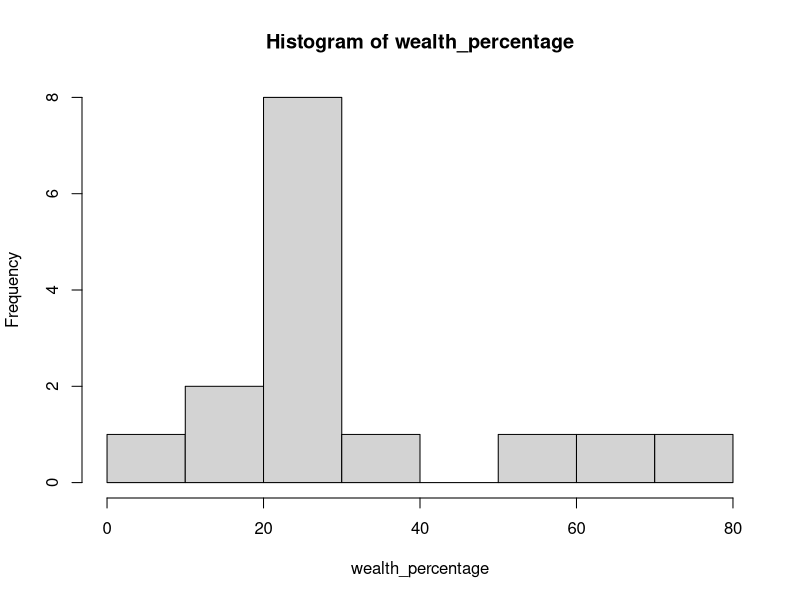

Generate this figure with R:
# Define the screen resolution
screen_width <- 1920
screen_height <- 1080

# Set the initial size and position
plot_width <- 500  # Adjust this value to set the width
plot_height <- screen_height    # Adjust this value to set the height
xpos <- 800                       # Adjust this value to set the X position
ypos <- 0                         # Adjust this value to set the Y position

# Convert pixels to inches for X11()
plot_width_in <- plot_width / 96
plot_height_in <- plot_height / 96

# Open a new plotting window with specified dimensions
X11(width = plot_width_in, height = plot_height_in)

# hist((Maths+Physics+Chemistry)/10)

wealth_percentage<-c(72.2, 31.9, 26.5, 29.1, 27.3, 8.6, 22.3, 26.5, 20.4, 12.8, 25.1, 19.2, 24.1, 58.2, 68.1);
hist(wealth_percentage);
